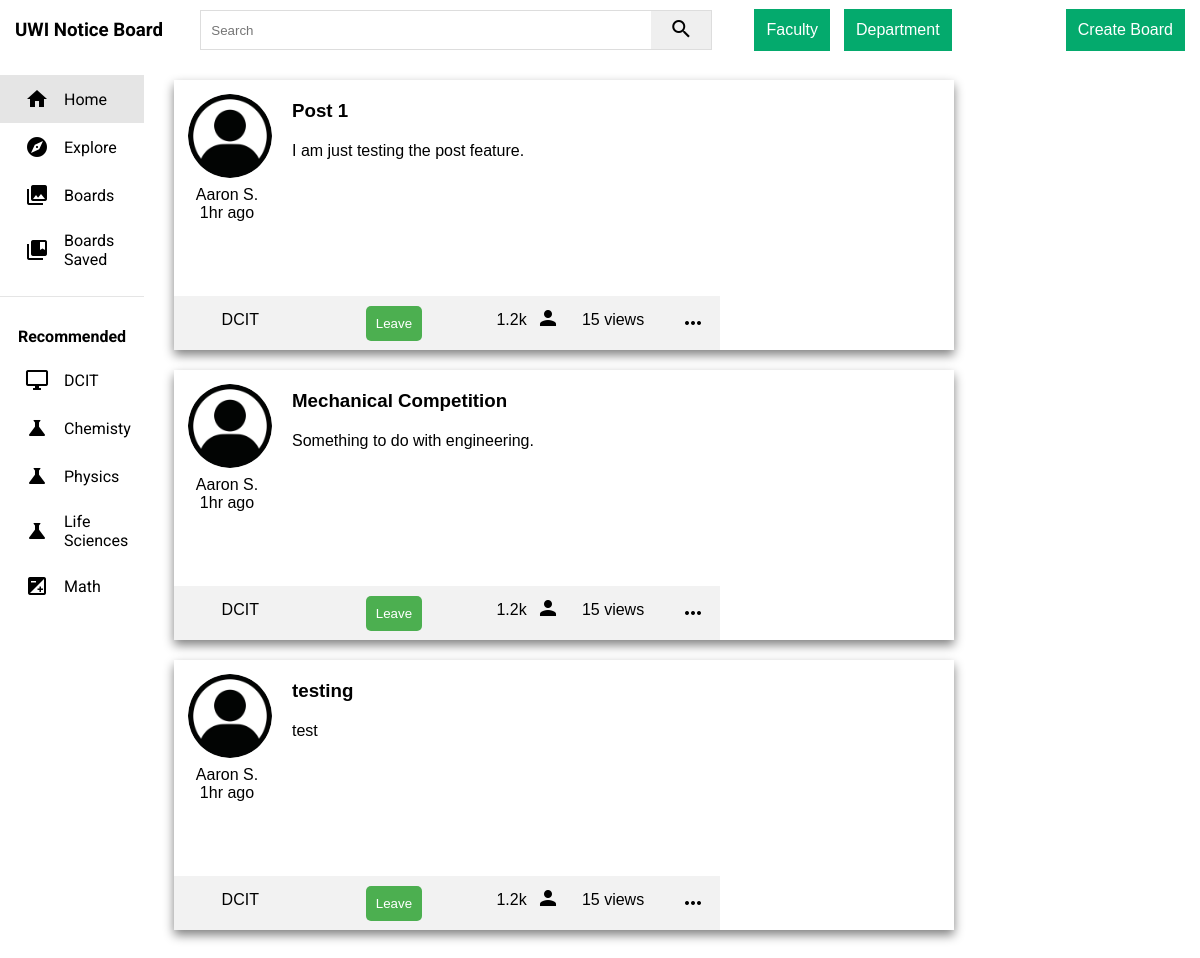
Before: / with the older database file.
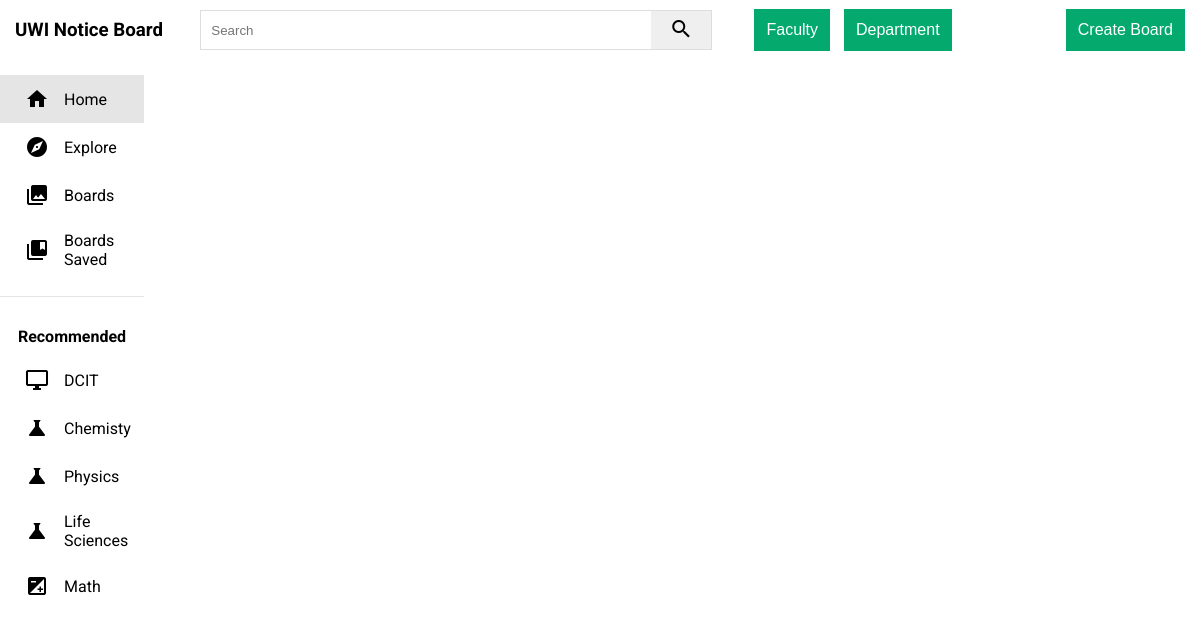
After: the same page with the newer database file.
### App/models.py (models this page shows)
class Post(db.Model):
  id = db.Column(db.Integer, primary_key=True, autoincrement=True)
  board = db.Column(db.Integer, db.ForeignKey('board.id'))
  title = db.Column(db.String(64), nullable=False)
  message = db.Column(db.String(2048), nullable=False)
  image = db.Column(db.Boolean)
  imageLocation = db.Column(db.String(256), nullable=True)
  def toDict(self):
    return{
      "id": self.id,
      "board": self.board,
      "title": self.title,
      "message": self.message,
      "image": self.image,
      "imageLocation": self.imageLocation
    }

### App/main.py (the view)
@app.route('/')
def home():
  feed = RetrieveAllPosts()
  return render_template('index.html',
      posts=feed)

### App/models.py
class SearchForm(FlaskForm):
    search = StringField("searchCriteria", validators =[DataRequired()])
    submit = SubmitField("Submit")

### App/main.py (called while the page is built)
@app.context_processor
def base():
  searchPost = SearchForm()
  return dict(form=searchPost)

def RetrieveAllPosts():
  posts = Post.query.all()
  posts = [entry.toDict() for entry in posts]
  return posts

### App/templates/index.html (shortened to what this page needs)
<!DOCTYPE html>
<html>
<head>
  <link href="static/css/page.css" rel="stylesheet" type="text/css" />
  <link href="static/css/post.css" rel="stylesheet" type="text/css" />
</head>
<body>
  <header class="header">
    <div class="logo left">
      <a href="{{ url_for('home') }}">
        <h3>UWI Notice Board</h3>
      </a>
    </div>
    <div class="search center">
      <form method="POST" action="{{ url_for('search') }}" class="d-flex"> {{ form.hidden_tag() }}
        <input class="form-control me-2" type="search" placeholder="Search"  aria-label="Search" name="searchCriteria"/>
        <button class="btn btn-outline-secondary" type="submit">
          <i class="material-icons">search</i>
        </button>
      </form>
    </div>
     <div class="icons-right">
       <div class="dropdown">
          <button class="dropbtn">Faculty</button>
        </div>
       <div class="dropdown">
          <button class="dropbtn">Department</button>
        </div>
     </div>
      <div class="create">
        <a href="{{ url_for('createBoard') }}">
          <button class="btn btn-outline-secondary" type="submit">Create Board</button>
        </a>
      </div>
  </header>
      <main>
          <div class="side-bar">
            <div class="nav">
              <a href="{{ url_for('home') }}" class="nav-link active">
                <i class="material-icons">home</i>
                <span>Home</span>
              </a>
              <a class="nav-link">
                <i class="material-icons">explore</i>
                <span>Explore</span>
              </a>
              <a href="{{ url_for('boards') }}" class="nav-link">
                <i class="material-icons">collections</i>
                <span>Boards</span>
              </a>
              <a class="nav-link">
                <i class="material-icons">collections_bookmark</i>
                <span>Boards Saved</span>
              </a>
            </div>
            <hr>
            <h4>Recommended</h4>
            <a class="nav-link">
              <i class="material-icons">desktop_windows</i>
              <span>DCIT</span>
            </a>
            <a class="nav-link">
              <i class="material-icons">science</i>
              <span>Chemisty</span>
            </a>
            <a class="nav-link">
              <i class="material-icons">science</i>
              <span>Physics</span>
            </a>
            <a class="nav-link">
              <i class="material-icons">science</i>
              <span>Life Sciences</span>
            </a>
            <a class="nav-link">
              <i class="material-icons">exposure</i>
              <span>Math</span>
            </a>
          </div>
          <div class="container-post">
              {% block content %}
                {% for post in posts %}
                  <div class="card">
                    <div class="card-left">
                      <div class="card-top">
                        <div class="top-left">
                          <div class="profile-image">
                            <img src="static/images/defaultProfile.jpg" alt="">
                            <p class="name">Aaron S.</p>
                            <p class="time">1hr ago</p>
                          </div>
                        </div>
                        <div class="top-right">
                          <div class="card-content">
                            <h3 class="title">{{ post.title }}</h3>
                            <p>{{ post.message | safe }}</p>
                          </div>
                        </div>
                      </div>
                      <div class="card-bot">
                        <div class="card-bot-left">
                          <p class="board-name">DCIT</p>
                        </div>
                        <div class="card-bot-mid">
                          <div class="card-footer">
                            <button>Leave</button>
                          </div>
                        </div>
                        <div class="card-bot-right-left">
                          <p class="users-count">1.2k</p>
                        </div>
                        <div class="user-icon">
                          <i class="material-icons">person</i>
                        </div>
                        <div class="card-bot-right-mid">
                          <p class="views">15 views</p>
                        </div>
                        <div class="card-bot-right-right">
                          <i class="material-icons">more_horiz</i>
                        </div>
                      </div>
                    </div>
                    <div class="card-right">
                    </div>
                  </div>
                {% endfor %}
              {% endblock %}
          </div>
      </main>
</body>
</html>

### App/static/css/page.css (style rules this page uses)
* { margin: 0; padding: 0; box-sizing: border-box; }
body { font-family: 'Roboto', sans-serif; }
.left { display: flex; align-items: center; }
.search { display: flex; }
.search form { display: flex; border: 1px solid #ddd; height: 40px; }
.search input { width: 450px; padding:10px; border: 0; height: 100%; border-radius: 2px 0 0 2px }
.search button { height: 100%; width: 60px; border: none; }
.create button { background-color: #04AA6D; color: white; padding: 12px; font-size: 16px; border: none; }
.dropbtn { background-color: #04AA6D; color: white; padding: 12px; font-size: 16px; border: none; }
.dropdown { position: relative; display: inline-block; padding: 5px; }
.icons-right { padding-right: 6vw; }
.header { display: flex; justify-content: space-between; align-items: center; height: 60px; padding: 15px; }
main { height: calc(100vh - 70px); display: flex; background-color: white; flex-wrap: wrap; flex-direction: column; align-content: flex-start; overflow-y: auto; }
.side-bar { height: 100%; width: 12%; background-color: white; overflow-y: hidden; position: fixed; }
.nav { width: 100%; display: flex; flex-direction: column; margin-bottom: 15px; margin-top: 15px; }
.nav-link { display: flex; align-items: center; padding: 12px 25px; }
.nav-link span { margin-left: 15px; }
.active { background: #e5e5e5; }
hr { height: 1px; background-color: #e5e5e5; border: none; margin-bottom: 30px; }
h4 { text-align: center; margin-bottom: 10px; }

### App/static/css/post.css (style rules this page uses)
a { color: black; text-decoration: none; }

Changed rows visible on the page:
removed Post: title "Post 1", message "I am just testing the post feature."
removed Post: title "Mechanical Competition", message "Something to do with engineering."
removed Post: title "testing", message "test"
